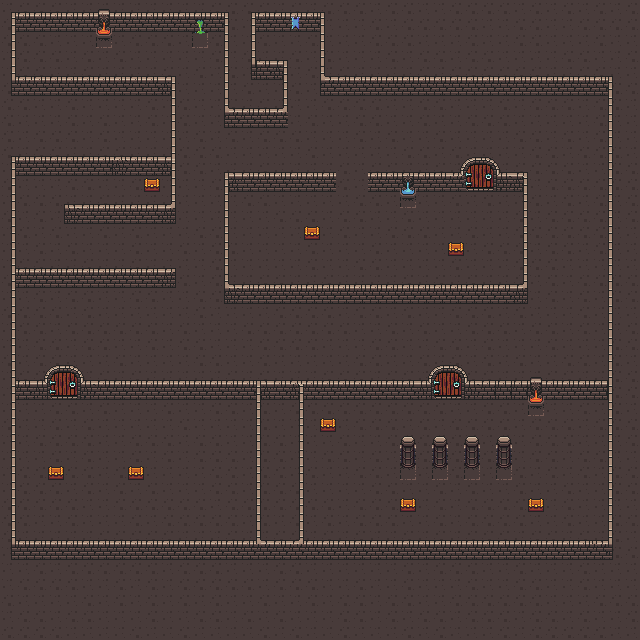

Tiled map render using the project's own tile images. Description and the map definition, with tile-layer contents summarised, below:
An orthogonal 40x40 tile map with 16x16 px tiles, 3 tile layers (Ground, Walls, Above).

<map version="1.4" tiledversion="1.4.3" orientation="orthogonal" renderorder="right-down" width="40" height="40" tilewidth="16" tileheight="16" infinite="0" nextlayerid="4" nextobjectid="1">
 <editorsettings>
  <export target="dungeon-01.json" format="json" />
 </editorsettings>
 <tileset firstgid="1" name="dungeon" tilewidth="16" tileheight="16" tilecount="160" columns="10">
  <image source="dungeon_tiles.png" width="160" height="256" />
  <tile id="0">
   <properties>
    <property name="collides" type="bool" value="false" />
   </properties>
  </tile>
  <tile id="1">
   <properties>
    <property name="collides" type="bool" value="false" />
   </properties>
  </tile>
  <tile id="2">
   <properties>
    <property name="collides" type="bool" value="false" />
   </properties>
  </tile>
  <tile id="3">
   <properties>
    <property name="collides" type="bool" value="false" />
   </properties>
  </tile>
  <tile id="4">
   <properties>
    <property name="collides" type="bool" value="false" />
   </properties>
  </tile>
  <tile id="5">
   <properties>
    <property name="collides" type="bool" value="false" />
   </properties>
  </tile>
  <tile id="6">
   <properties>
    <property name="collides" type="bool" value="false" />
   </properties>
  </tile>
  <tile id="7">
   <properties>
    <property name="collides" type="bool" value="false" />
   </properties>
  </tile>
  <tile id="8">
   <properties>
    <property name="collides" type="bool" value="false" />
   </properties>
  </tile>
  <tile id="9">
   <properties>
    <property name="collides" type="bool" value="false" />
   </properties>
  </tile>
  <tile id="10">
   <properties>
    <property name="collides" type="bool" value="false" />
   </properties>
  </tile>
  <tile id="11">
   <properties>
    <property name="collides" type="bool" value="true" />
   </properties>
  </tile>
  <tile id="12">
   <properties>
    <property name="collides" type="bool" value="true" />
   </properties>
  </tile>
  <tile id="13">
   <properties>
    <property name="collides" type="bool" value="true" />
   </properties>
  </tile>
  <tile id="14">
   <properties>
    <property name="collides" type="bool" value="true" />
   </properties>
  </tile>
  <tile id="15">
   <properties>
    <property name="collides" type="bool" value="true" />
   </properties>
  </tile>
  <tile id="16">
   <properties>
    <property name="collides" type="bool" value="true" />
   </properties>
  </tile>
  <tile id="17">
   <properties>
    <property name="collides" type="bool" value="false" />
   </properties>
  </tile>
  <tile id="18">
   <properties>
    <property name="collides" type="bool" value="false" />
   </properties>
  </tile>
  <tile id="19">
   <properties>
    <property name="collides" type="bool" value="false" />
   </properties>
  </tile>
  <tile id="20">
   <properties>
    <property name="collides" type="bool" value="false" />
   </properties>
  </tile>
  <tile id="21">
   <properties>
    <property name="collides" type="bool" value="true" />
   </properties>
  </tile>
  <tile id="22">
   <properties>
    <property name="collides" type="bool" value="true" />
   </properties>
  </tile>
  <tile id="23">
   <properties>
    <property name="collides" type="bool" value="true" />
   </properties>
  </tile>
  <tile id="24">
   <properties>
    <property name="collides" type="bool" value="true" />
   </properties>
  </tile>
  <tile id="25">
   <properties>
    <property name="collides" type="bool" value="true" />
   </properties>
  </tile>
  <tile id="26">
   <properties>
    <property name="collides" type="bool" value="true" />
   </properties>
  </tile>
  <tile id="27">
   <properties>
    <property name="collides" type="bool" value="false" />
   </properties>
  </tile>
  <tile id="28">
   <properties>
    <property name="collides" type="bool" value="false" />
   </properties>
  </tile>
  <tile id="29">
   <properties>
    <property name="collides" type="bool" value="false" />
   </properties>
  </tile>
  <tile id="30">
   <properties>
    <property name="collides" type="bool" value="false" />
   </properties>
  </tile>
  <tile id="31">
   <properties>
    <property name="collides" type="bool" value="true" />
   </properties>
  </tile>
  <tile id="32">
   <properties>
    <property name="collides" type="bool" value="true" />
   </properties>
  </tile>
  <tile id="33">
   <properties>
    <property name="collides" type="bool" value="true" />
   </properties>
  </tile>
  <tile id="34">
   <properties>
    <property name="collides" type="bool" value="true" />
   </properties>
  </tile>
  <tile id="35">
   <properties>
    <property name="collides" type="bool" value="true" />
   </properties>
  </tile>
  <tile id="36">
   <properties>
    <property name="collides" type="bool" value="true" />
   </properties>
  </tile>
  <tile id="37">
   <properties>
    <property name="collides" type="bool" value="false" />
   </properties>
  </tile>
  <tile id="38">
   <properties>
    <property name="collides" type="bool" value="false" />
   </properties>
  </tile>
  <tile id="39">
   <properties>
    <property name="collides" type="bool" value="false" />
   </properties>
  </tile>
  <tile id="40">
   <properties>
    <property name="collides" type="bool" value="false" />
   </properties>
  </tile>
  <tile id="41">
   <properties>
    <property name="collides" type="bool" value="false" />
   </properties>
  </tile>
  <tile id="42">
   <properties>
    <property name="collides" type="bool" value="false" />
   </properties>
  </tile>
  <tile id="43">
   <properties>
    <property name="collides" type="bool" value="false" />
   </properties>
  </tile>
  <tile id="44">
   <properties>
    <property name="collides" type="bool" value="true" />
   </properties>
  </tile>
  <tile id="45">
   <properties>
    <property name="collides" type="bool" value="true" />
   </properties>
  </tile>
  <tile id="46">
   <properties>
    <property name="collides" type="bool" value="true" />
   </properties>
  </tile>
  <tile id="47">
   <properties>
    <property name="collides" type="bool" value="false" />
   </properties>
  </tile>
  <tile id="48">
   <properties>
    <property name="collides" type="bool" value="false" />
   </properties>
  </tile>
  <tile id="49">
   <properties>
    <property name="collides" type="bool" value="false" />
   </properties>
  </tile>
  <tile id="50">
   <properties>
    <property name="collides" type="bool" value="false" />
   </properties>
  </tile>
  <tile id="51">
   <properties>
    <property name="collides" type="bool" value="false" />
   </properties>
  </tile>
  <tile id="52">
   <properties>
    <property name="collides" type="bool" value="false" />
   </properties>
  </tile>
  <tile id="53">
   <properties>
    <property name="collides" type="bool" value="false" />
   </properties>
  </tile>
  <tile id="54">
   <properties>
    <property name="collides" type="bool" value="true" />
   </properties>
  </tile>
  <tile id="55">
   <properties>
    <property name="collides" type="bool" value="false" />
   </properties>
  </tile>
  <tile id="56">
   <properties>
    <property name="collides" type="bool" value="false" />
   </properties>
  </tile>
  <tile id="57">
   <properties>
    <property name="collides" type="bool" value="false" />
   </properties>
  </tile>
  <tile id="58">
   <properties>
    <property name="collides" type="bool" value="false" />
   </properties>
  </tile>
  <tile id="59">
   <properties>
    <property name="collides" type="bool" value="false" />
   </properties>
  </tile>
  <tile id="60">
   <properties>
    <property name="collides" type="bool" value="false" />
   </properties>
  </tile>
  <tile id="61">
   <properties>
    <property name="collides" type="bool" value="false" />
   </properties>
  </tile>
  <tile id="62">
   <properties>
    <property name="collides" type="bool" value="false" />
   </properties>
  </tile>
  <tile id="63">
   <properties>
    <property name="collides" type="bool" value="false" />
   </properties>
  </tile>
  <tile id="64">
   <properties>
    <property name="collides" type="bool" value="false" />
   </properties>
  </tile>
  <tile id="65">
   <properties>
    <property name="collides" type="bool" value="true" />
   </properties>
  </tile>
  <tile id="66">
   <properties>
    <property name="collides" type="bool" value="true" />
   </properties>
  </tile>
  <tile id="67">
   <properties>
    <property name="collides" type="bool" value="false" />
   </properties>
  </tile>
  <tile id="68">
   <properties>
    <property name="collides" type="bool" value="false" />
   </properties>
  </tile>
  <tile id="69">
   <properties>
    <property name="collides" type="bool" value="false" />
   </properties>
  </tile>
  <tile id="70">
   <properties>
    <property name="collides" type="bool" value="false" />
   </properties>
  </tile>
  <tile id="71">
   <properties>
    <property name="collides" type="bool" value="false" />
   </properties>
  </tile>
  <tile id="72">
   <properties>
    <property name="collides" type="bool" value="false" />
   </properties>
  </tile>
  <tile id="73">
   <properties>
    <property name="collides" type="bool" value="false" />
   </properties>
  </tile>
  <tile id="74">
   <properties>
    <property name="collides" type="bool" value="false" />
   </properties>
  </tile>
  <tile id="75">
   <properties>
    <property name="collides" type="bool" value="false" />
   </properties>
  </tile>
  <tile id="76">
   <properties>
    <property name="collides" type="bool" value="false" />
   </properties>
  </tile>
  <tile id="77">
   <properties>
    <property name="collides" type="bool" value="false" />
   </properties>
  </tile>
  <tile id="78">
   <properties>
    <property name="collides" type="bool" value="false" />
   </properties>
  </tile>
  <tile id="79">
   <properties>
    <property name="collides" type="bool" value="false" />
   </properties>
  </tile>
  <tile id="80">
   <properties>
    <property name="collides" type="bool" value="true" />
   </properties>
  </tile>
  <tile id="81">
   <properties>
    <property name="collides" type="bool" value="true" />
   </properties>
  </tile>
  <tile id="82">
   <properties>
    <property name="collides" type="bool" value="true" />
   </properties>
  </tile>
  <tile id="83">
   <properties>
    <property name="collides" type="bool" value="true" />
   </properties>
  </tile>
  <tile id="84">
   <properties>
    <property name="collides" type="bool" value="true" />
   </properties>
  </tile>
  <tile id="85">
   <properties>
    <property name="collides" type="bool" value="true" />
   </properties>
  </tile>
  <tile id="86">
   <properties>
    <property name="collides" type="bool" value="false" />
   </properties>
  </tile>
  <tile id="87">
   <properties>
    <property name="collides" type="bool" value="false" />
   </properties>
  </tile>
  <tile id="88">
   <properties>
    <property name="collides" type="bool" value="false" />
   </properties>
  </tile>
  <tile id="89">
   <properties>
    <property name="collides" type="bool" value="false" />
   </properties>
  </tile>
  <tile id="90">
   <properties>
    <property name="collides" type="bool" value="true" />
   </properties>
  </tile>
  <tile id="91">
   <properties>
    <property name="collides" type="bool" value="true" />
   </properties>
  </tile>
  <tile id="92">
   <properties>
    <property name="collides" type="bool" value="false" />
   </properties>
  </tile>
  <tile id="93">
   <properties>
    <property name="collides" type="bool" value="true" />
   </properties>
  </tile>
  <tile id="94">
   <properties>
    <property name="collides" type="bool" value="true" />
   </properties>
  </tile>
  <tile id="95">
   <properties>
    <property name="collides" type="bool" value="true" />
   </properties>
  </tile>
  <tile id="96">
   <properties>
    <property name="collides" type="bool" value="false" />
   </properties>
  </tile>
  <tile id="97">
   <properties>
    <property name="collides" type="bool" value="false" />
   </properties>
  </tile>
  <tile id="98">
   <properties>
    <property name="collides" type="bool" value="false" />
   </properties>
  </tile>
  <tile id="99">
   <properties>
    <property name="collides" type="bool" value="false" />
   </properties>
  </tile>
  <tile id="100">
   <properties>
    <property name="collides" type="bool" value="false" />
   </properties>
  </tile>
  <tile id="101">
   <properties>
    <property name="collides" type="bool" value="false" />
   </properties>
  </tile>
  <tile id="102">
   <properties>
    <property name="collides" type="bool" value="true" />
   </properties>
  </tile>
  <tile id="103">
   <properties>
    <property name="collides" type="bool" value="true" />
   </properties>
  </tile>
  <tile id="104">
   <properties>
    <property name="collides" type="bool" value="false" />
   </properties>
  </tile>
  <tile id="105">
   <properties>
    <property name="collides" type="bool" value="false" />
   </properties>
  </tile>
  <tile id="106">
   <properties>
    <property name="collides" type="bool" value="false" />
   </properties>
  </tile>
  <tile id="107">
   <properties>
    <property name="collides" type="bool" value="false" />
   </properties>
  </tile>
  <tile id="108">
   <properties>
    <property name="collides" type="bool" value="false" />
   </properties>
  </tile>
  <tile id="109">
   <properties>
    <property name="collides" type="bool" value="false" />
   </properties>
  </tile>
  <tile id="110">
   <properties>
    <property name="collides" type="bool" value="false" />
   </properties>
  </tile>
  <tile id="111">
   <properties>
    <property name="collides" type="bool" value="false" />
   </properties>
  </tile>
  <tile id="112">
   <properties>
    <property name="collides" type="bool" value="false" />
   </properties>
  </tile>
  <tile id="113">
   <properties>
    <property name="collides" type="bool" value="false" />
   </properties>
  </tile>
  <tile id="114">
   <properties>
    <property name="collides" type="bool" value="false" />
   </properties>
  </tile>
  <tile id="115">
   <properties>
    <property name="collides" type="bool" value="false" />
   </properties>
  </tile>
  <tile id="116">
   <properties>
    <property name="collides" type="bool" value="false" />
   </properties>
  </tile>
  <tile id="117">
   <properties>
    <property name="collides" type="bool" value="false" />
   </properties>
  </tile>
  <tile id="118">
   <properties>
    <property name="collides" type="bool" value="false" />
   </properties>
  </tile>
  <tile id="119">
   <properties>
    <property name="collides" type="bool" value="false" />
   </properties>
  </tile>
  <tile id="120">
   <properties>
    <property name="collides" type="bool" value="false" />
   </properties>
  </tile>
  <tile id="121">
   <properties>
    <property name="collides" type="bool" value="false" />
   </properties>
  </tile>
  <tile id="122">
   <properties>
    <property name="collides" type="bool" value="false" />
   </properties>
  </tile>
  <tile id="123">
   <properties>
    <property name="collides" type="bool" value="false" />
   </properties>
  </tile>
  <tile id="124">
   <properties>
    <property name="collides" type="bool" value="false" />
   </properties>
  </tile>
  <tile id="125">
   <properties>
    <property name="collides" type="bool" value="false" />
   </properties>
  </tile>
  <tile id="126">
   <properties>
    <property name="collides" type="bool" value="false" />
   </properties>
  </tile>
  <tile id="127">
   <properties>
    <property name="collides" type="bool" value="false" />
   </properties>
  </tile>
  <tile id="128">
   <properties>
    <property name="collides" type="bool" value="false" />
   </properties>
  </tile>
  <tile id="129">
   <properties>
    <property name="collides" type="bool" value="false" />
   </properties>
  </tile>
  <tile id="130">
   <properties>
    <property name="collides" type="bool" value="false" />
   </properties>
  </tile>
  <tile id="131">
   <properties>
    <property name="collides" type="bool" value="false" />
   </properties>
  </tile>
  <tile id="132">
   <properties>
    <property name="collides" type="bool" value="false" />
   </properties>
  </tile>
  <tile id="133">
   <properties>
    <property name="collides" type="bool" value="false" />
   </properties>
  </tile>
  <tile id="134">
   <properties>
    <property name="collides" type="bool" value="false" />
   </properties>
  </tile>
  <tile id="135">
   <properties>
    <property name="collides" type="bool" value="false" />
   </properties>
  </tile>
  <tile id="136">
   <properties>
    <property name="collides" type="bool" value="false" />
   </properties>
  </tile>
  <tile id="137">
   <properties>
    <property name="collides" type="bool" value="false" />
   </properties>
  </tile>
  <tile id="138">
   <properties>
    <property name="collides" type="bool" value="false" />
   </properties>
  </tile>
  <tile id="139">
   <properties>
    <property name="collides" type="bool" value="false" />
   </properties>
  </tile>
  <tile id="140">
   <properties>
    <property name="collides" type="bool" value="false" />
   </properties>
  </tile>
  <tile id="141">
   <properties>
    <property name="collides" type="bool" value="true" />
   </properties>
  </tile>
  <tile id="142">
   <properties>
    <property name="collides" type="bool" value="true" />
   </properties>
  </tile>
  <tile id="143">
   <properties>
    <property name="collides" type="bool" value="true" />
   </properties>
  </tile>
  <tile id="144">
   <properties>
    <property name="collides" type="bool" value="true" />
   </properties>
  </tile>
  <tile id="145">
   <properties>
    <property name="collides" type="bool" value="false" />
   </properties>
  </tile>
  <tile id="146">
   <properties>
    <property name="collides" type="bool" value="false" />
   </properties>
  </tile>
  <tile id="147">
   <properties>
    <property name="collides" type="bool" value="false" />
   </properties>
  </tile>
  <tile id="148">
   <properties>
    <property name="collides" type="bool" value="false" />
   </properties>
  </tile>
  <tile id="149">
   <properties>
    <property name="collides" type="bool" value="false" />
   </properties>
  </tile>
  <tile id="150">
   <properties>
    <property name="collides" type="bool" value="false" />
   </properties>
  </tile>
  <tile id="151">
   <properties>
    <property name="collides" type="bool" value="false" />
   </properties>
  </tile>
  <tile id="152">
   <properties>
    <property name="collides" type="bool" value="false" />
   </properties>
  </tile>
  <tile id="153">
   <properties>
    <property name="collides" type="bool" value="false" />
   </properties>
  </tile>
  <tile id="154">
   <properties>
    <property name="collides" type="bool" value="false" />
   </properties>
  </tile>
  <tile id="155">
   <properties>
    <property name="collides" type="bool" value="false" />
   </properties>
  </tile>
  <tile id="156">
   <properties>
    <property name="collides" type="bool" value="false" />
   </properties>
  </tile>
  <tile id="157">
   <properties>
    <property name="collides" type="bool" value="false" />
   </properties>
  </tile>
  <tile id="158">
   <properties>
    <property name="collides" type="bool" value="false" />
   </properties>
  </tile>
  <tile id="159">
   <properties>
    <property name="collides" type="bool" value="false" />
   </properties>
  </tile>
 </tileset>
 <layer id="2" name="Ground" width="40" height="40">
  <data>[1600 cells, 1600 non-empty, 3 distinct tile ids]</data>
 </layer>
 <layer id="1" name="Walls" width="40" height="40">
  <data>[1600 cells, 540 non-empty, 51 distinct tile ids]</data>
 </layer>
 <layer id="3" name="Above" width="40" height="40">
  <data>[1600 cells, 10 non-empty, 9 distinct tile ids]</data>
 </layer>
</map>
